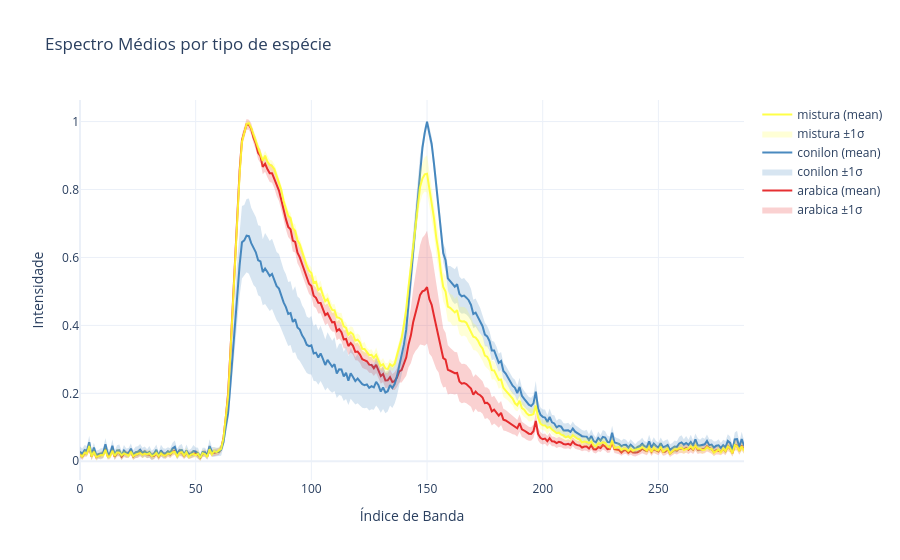

Here is the notebook cell this chart was saved with:
### Code cell
fig = plot_curve_mean(df,
                      'specie_type',
                      description='Espectro Médios por tipo de espécie') 
fig.show()

### Figure 1 — Plotly figure (JSON) as saved in the notebook; plotly's stock layout.template omitted (floating-point values rounded to 4 significant figures; data arrays with more than 128 entries replaced by an {"elided": "..."} marker saying what was removed)
{"data": [{"hoverinfo": "skip", "line": {"width": 0}, "mode": "lines", "showlegend": false, "type": "scatter", "x": {"elided": "288 int values"}, "y": {"elided": "288 float values"}}, {"fill": "tonexty", "fillcolor": "rgba(228, 26, 28, 0.2)", "hoverinfo": "skip", "line": {"width": 0}, "mode": "lines", "name": "arabica ±1σ", "type": "scatter", "x": {"elided": "288 int values"}, "y": {"elided": "288 float values"}}, {"line": {"color": "rgba(228, 26, 28, 0.9)", "width": 2}, "mode": "lines", "name": "arabica (mean)", "type": "scatter", "x": {"elided": "288 int values"}, "y": {"elided": "288 float values"}}, {"hoverinfo": "skip", "line": {"width": 0}, "mode": "lines", "showlegend": false, "type": "scatter", "x": {"elided": "288 int values"}, "y": {"elided": "288 float values"}}, {"fill": "tonexty", "fillcolor": "rgba(55, 126, 184, 0.2)", "hoverinfo": "skip", "line": {"width": 0}, "mode": "lines", "name": "conilon ±1σ", "type": "scatter", "x": {"elided": "288 int values"}, "y": {"elided": "288 float values"}}, {"line": {"color": "rgba(55, 126, 184, 0.9)", "width": 2}, "mode": "lines", "name": "conilon (mean)", "type": "scatter", "x": {"elided": "288 int values"}, "y": {"elided": "288 float values"}}, {"hoverinfo": "skip", "line": {"width": 0}, "mode": "lines", "showlegend": false, "type": "scatter", "x": {"elided": "288 int values"}, "y": {"elided": "288 float values"}}, {"fill": "tonexty", "fillcolor": "rgba(255, 255, 51, 0.2)", "hoverinfo": "skip", "line": {"width": 0}, "mode": "lines", "name": "mistura ±1σ", "type": "scatter", "x": {"elided": "288 int values"}, "y": {"elided": "288 float values"}}, {"line": {"color": "rgba(255, 255, 51, 0.9)", "width": 2}, "mode": "lines", "name": "mistura (mean)", "type": "scatter", "x": {"elided": "288 int values"}, "y": {"elided": "288 float values"}}], "layout": {"title": {"text": "Espectro Médios por tipo de espécie"}, "xaxis": {"title": {"text": "Índice de Banda"}}, "yaxis": {"title": {"text": "Intensidade"}}}}
